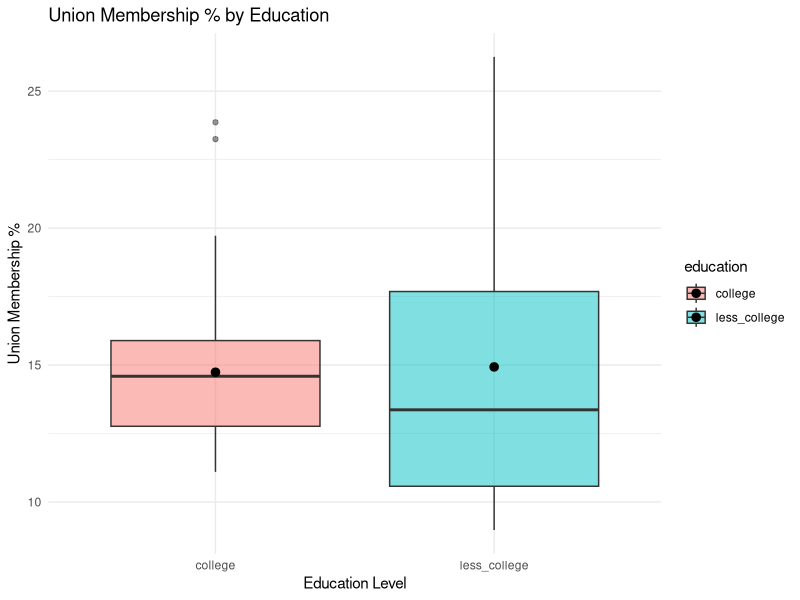
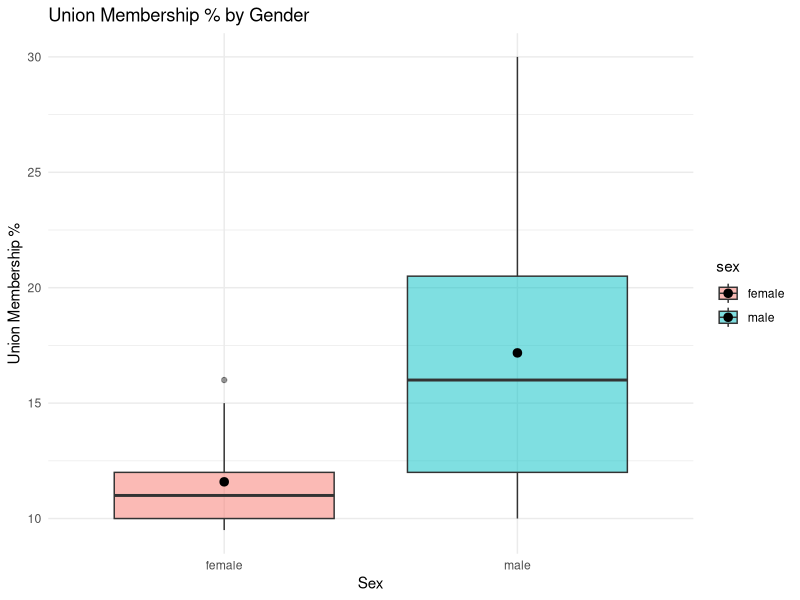
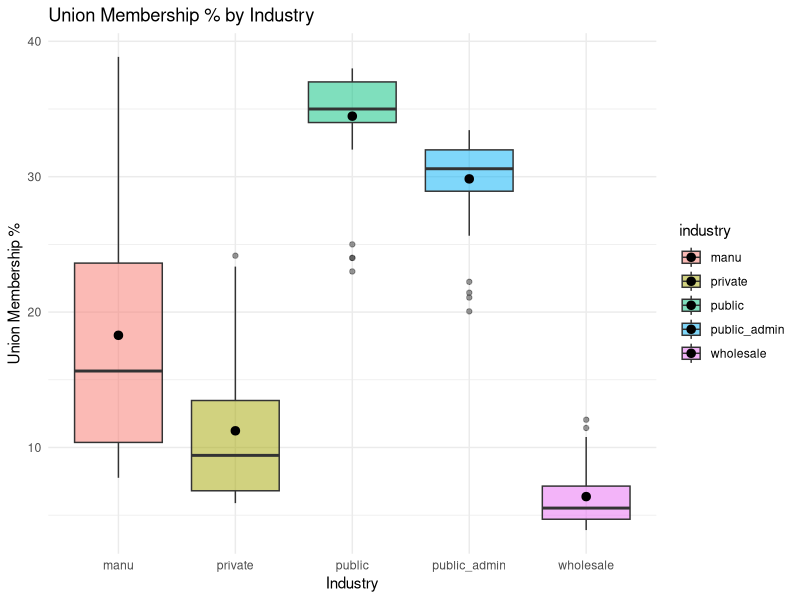
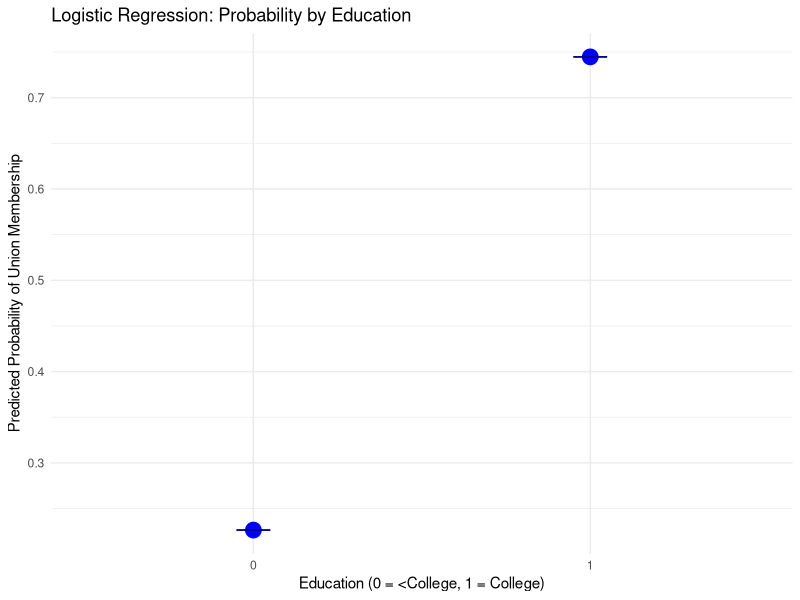
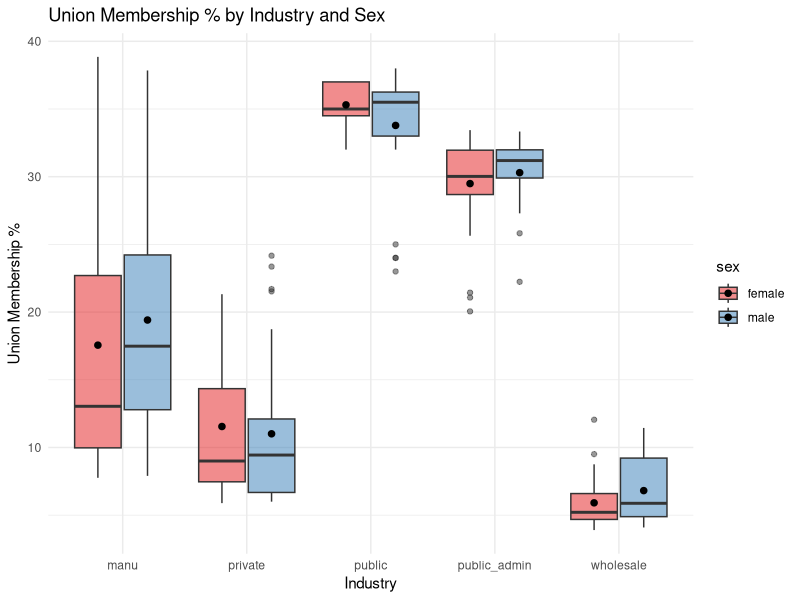
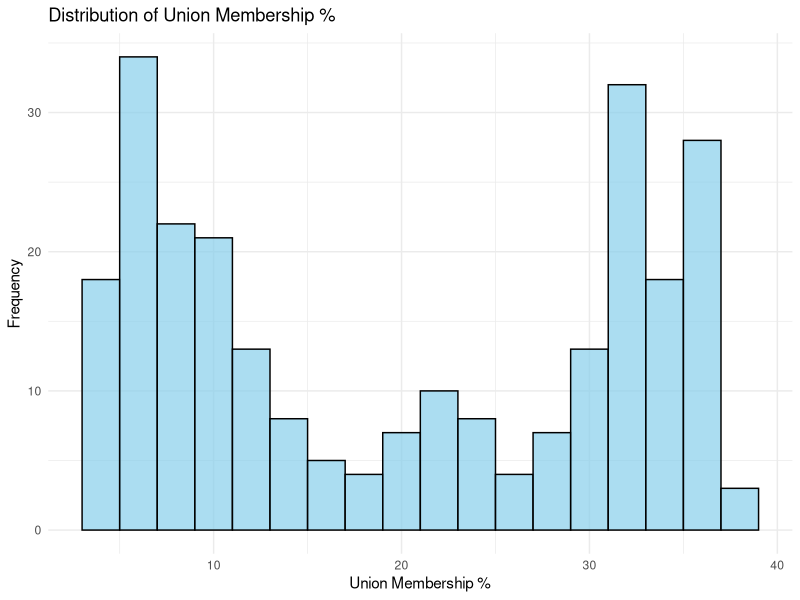
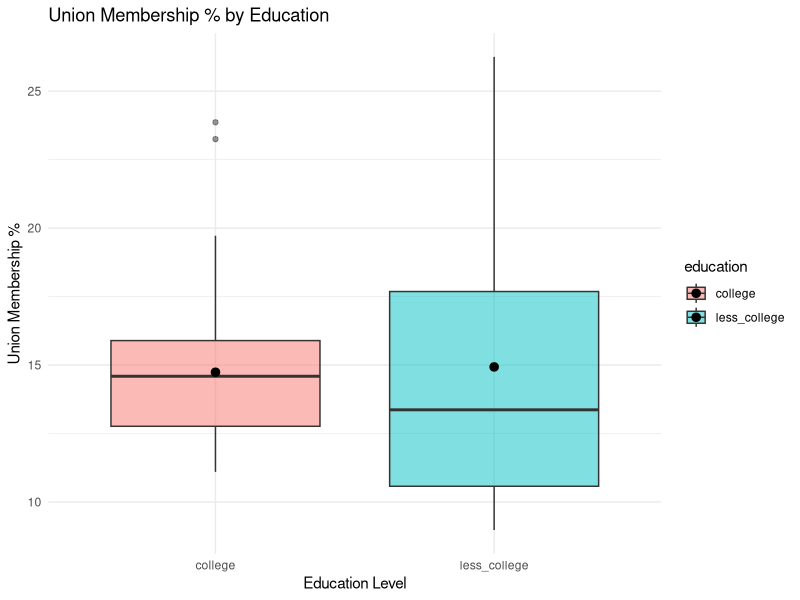
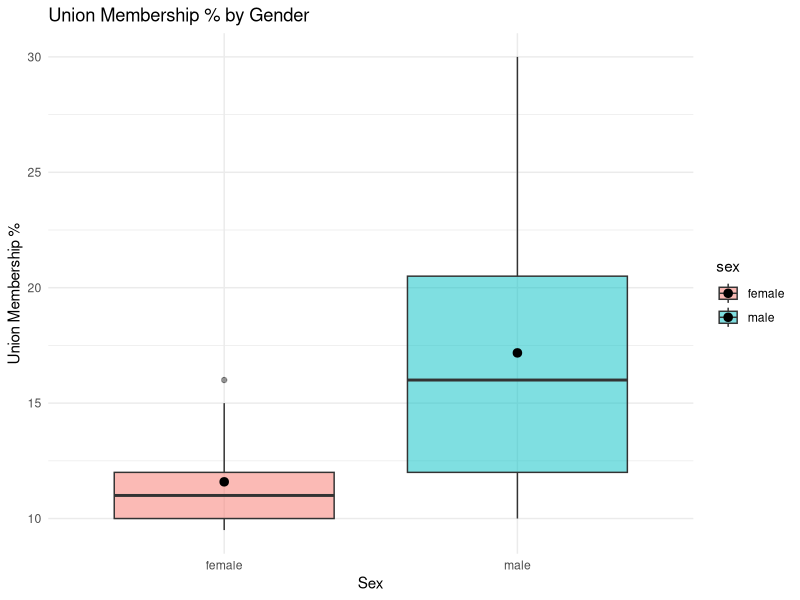

Write R code to recreate these figures, in order.
## ---- chunk 1
library(tidyverse) #Load tidyverse package

# Load and clean education data
# Read CSV for college graduates, skip the first 3 rows (as they are headers) and define column types
college <- read_csv("members_coll_plus.csv", skip = 3, 
                    col_types = list(col_double())) 
# Name columns
names(college) <- c("year", "sample_size","employment","members","covered",
                    "perc_mem","per_coverage")
# Clean percentage columns (truncate characters)
college$perc_mem <- as.numeric(substr(college$perc_mem, 1, 10))
college$per_coverage <- as.numeric(substr(college$per_coverage, 1, 10))
# Remove the last row (NA row that had copyright information)
college <- college[-52,]
# Add identifier for education level
college$education <- rep("college", 51)

# Repeat the same process for workers with less than a college degree
less_college <- read_csv("members_less_th_coll (1).csv", skip = 3,
                    col_types = list(col_double()))
names(less_college) <- c("year", "sample_size","employment","members","covered",
                         "perc_mem","per_coverage")
less_college$perc_mem <- as.numeric(substr(less_college$perc_mem, 1, 10))
less_college$per_coverage <- as.numeric(substr(less_college$per_coverage, 1, 10))
less_college <- less_college[-52,]
less_college$education <- rep("less_college", 51)

# Load and clean Gender data
# Female
female <- read_csv("members_fem (2).csv", skip = 3,
                    col_types = list(col_double()))
names(female) <- c("year", "sample_size","employment","members","covered",
                         "perc_mem","per_coverage")
female$perc_mem <- as.numeric(substr(female$perc_mem, 1, 3))
female$per_coverage <- as.numeric(substr(female$per_coverage, 1, 3))
female <- female[-52,]
female$sex <- rep("female", 51)


# Male
male <- read_csv("members_male (2).csv", skip = 3,
                    col_types = list(col_double())) 
names(male) <- c("year", "sample_size","employment","members","covered",
                "perc_mem","per_coverage")
male$perc_mem <- as.numeric(substr(male$perc_mem, 1, 3))
male$per_coverage <- as.numeric(substr(male$per_coverage, 1, 3))
male <- male[-52,]
male$sex <- rep("male", 51)

# Load and clean Sector/Industry data
# Public sector
public <- read_csv("Public.csv", skip = 2,
                    col_types = list(col_double())) 
names(public) <- c("year", "sample_size","employment","members","covered",
                   "perc_mem","per_coverage")
public$perc_mem <- as.numeric(substr(public$perc_mem, 1, 3))
public$per_coverage <- as.numeric(substr(public$per_coverage, 1, 3))
public <- public[-52,c(1:7)]
public$industry <- rep("public", 51)

# Private sector
private <- read_csv("members_priv.csv", skip = 3,
                    col_types = list(col_double())) 
names(private) <-c("year", "sample_size","employment","members","covered",
                   "perc_mem","per_coverage")
private$perc_mem <- as.numeric(substr(private$perc_mem, 1, 10))
private$per_coverage <- as.numeric(substr(private$per_coverage, 1, 10))
private <- private[-52,]
private$industry <- rep("private", 51)

# Manufacturing
manufacturing <- read_csv("members_manuf.csv", skip = 3,
                    col_types = list(col_double())) 
names(manufacturing) <- c("year", "sample_size","employment","members","covered",
                          "perc_mem","per_coverage")
manufacturing$perc_mem <- as.numeric(substr(manufacturing$perc_mem, 1, 10))
manufacturing$per_coverage <- as.numeric(substr(manufacturing$per_coverage, 1, 10))
manufacturing <- manufacturing[-52,]
manufacturing$industry <- rep("manu", 51)

# Wholesale/Retail
wholesale <- read_csv("members_whole_ret.csv", skip = 3,
                    col_types = list(col_double())) 
names(wholesale) <- c("year", "sample_size","employment","members","covered",
                      "perc_mem","per_coverage")
wholesale$perc_mem <- as.numeric(substr(wholesale$perc_mem, 1, 10))
wholesale$per_coverage <- as.numeric(substr(wholesale$per_coverage, 1, 10))
wholesale <- wholesale[-52,]
wholesale$industry <- rep("wholesale", 51)

# Public administration
public_admin <- read_csv("members_public_admin.csv", skip = 3,
                    col_types = list(col_double()))
names(public_admin) <- c("year", "sample_size","employment","members","covered",
                         "perc_mem","per_coverage")
public_admin$perc_mem <- as.numeric(substr(public_admin$perc_mem, 1, 10))
public_admin$per_coverage <- as.numeric(substr(public_admin$per_coverage, 1, 10))
public_admin <- public_admin[-52,]
public_admin$industry <- rep("public_admin", 51)

# Combine and save processed data sets

### Table for model with education: Combine college and less_college into a single education dataset
education_data <- tibble(rbind(college, less_college))
write_csv(education_data, file = "education_data.csv")

### Table for model with gender: Combine male and female into a single sex data set
sex_data <- tibble(rbind(male, female))
write_csv(sex_data, file = "sex_data.csv")

### Table for model with industry: Combine all industry/sector groups into a single industry data set
industry_data <- tibble(rbind(private, public, manufacturing,
                              wholesale, public_admin))
write_csv(industry_data, file = "industry_data.csv")

## ---- chunk 2
#load packages and read data
library(tidyverse)

education_data <- read_csv(file="../Project 1/Data/education_data.csv")
sex_data <- read_csv(file="../Project 1/Data/sex_data.csv")
industry_data <- read_csv(file="../Project 1/Data/industry_data.csv")

## ---- chunk 3

### Model 1: Linear Regression with Education
# Predicts union membership percentage based on education level
mod1<-lm(perc_mem~education, data=education_data)
# Output summary of the model
summary(mod1)

### Model 2: Linear Regression with Gender (Sex)
# Predicts union membership percentage based on sex
mod2<-lm(perc_mem~sex, data=sex_data)
summary(mod2)

### Model 3: Linear Regression with Industry
# Predicts union membership percentage based on industry
mod3<-lm(perc_mem~industry, data=industry_data)
summary(mod3)

### Load libraries
library(ggplot2) # For data visualization
library(dplyr)   # For data manipulation (if needed)
library(Hmisc)   # For mean_cl_boot confidence intervals

### Table 1: Boxplot of Union Membership % by Education Level
plot1 <- ggplot(education_data, aes(x = education, y = perc_mem, fill = education)) +
  geom_boxplot(alpha = 0.5) + # Semi-transparent boxplot
  stat_summary(fun = mean, geom = "point", shape = 20, size = 4, color = "black") +
  labs(title = "Union Membership % by Education",
       x = "Education Level", y = "Union Membership %") +
  theme_minimal() 

ggsave("table1_education.png", plot = plot1, width = 6, height = 4, dpi = 300)
print(plot1) # Display plot

### Table 2: Boxplot of Union Membership % by Sex
plot2 <- ggplot(sex_data, aes(x = sex, y = perc_mem, fill = sex)) +
  geom_boxplot(alpha = 0.5) +
  stat_summary(fun = mean, geom = "point", shape = 20, size = 4, color = "black") +
  labs(title = "Union Membership % by Gender",
       x = "Sex", y = "Union Membership %") +
  theme_minimal()

ggsave("table2_sex.png", plot = plot2, width = 6, height = 4, dpi = 300)
print(plot2)

### Table 3: Boxplot of Union Membership % by Industry
plot3 <- ggplot(industry_data, aes(x = industry, y = perc_mem, fill = industry)) +
  geom_boxplot(alpha = 0.5) +
  stat_summary(fun = mean, geom = "point", shape = 20, size = 4, color = "black") +
  labs(title = "Union Membership % by Industry",
       x = "Industry", y = "Union Membership %") +
  theme_minimal()

ggsave("table3_industry.png", plot = plot3, width = 7, height = 4, dpi = 300)
print(plot3)

### Table 4: Logistic Regression - Predicted Probability by Education
set.seed(123)  # For reproducibility
n <- 100  # Sample size for simulation
education <- rbinom(n, 1, 0.5)  # Simulate education variable (0 = <College, 1 = College)

# Generate probabilities using a logistic model
prob_union <- 1 / (1 + exp(-( -1 + 2 * education )))  

# Simulate union membership outcome based on probabilities
union_member <- rbinom(n, 1, prob_union)

# Create data frame for modeling
df2 <- data.frame(union_member, education)

# Fit logistic regression model
model2 <- glm(union_member ~ education, data = df2, family = binomial)
df2$predicted_prob <- predict(model2, type = "response")  # Get predicted probabilities

# Plot predicted probabilities by education level
plot5 <- ggplot(df2, aes(x = factor(education), y = predicted_prob)) +
  stat_summary(fun = mean, geom = "point", size = 5, color = "blue") +  # Show mean probabilities
  stat_summary(fun.data = mean_cl_boot, geom = "errorbar", width = 0.1, color = "darkblue") + # Add error bars
  labs(
    x = "Education (0 = <College, 1 = College)",
    y = "Predicted Probability of Union Membership",
    title = "Logistic Regression: Probability by Education"
  ) +
  theme_minimal()

ggsave("table5_logistic_education.png", plot = plot5, width = 6, height = 4, dpi = 300)
print(plot5)

### Table 5: Multivariate Plot - Union Membership % by Industry and Sex
set.seed(123)  # For reproducibility
industry_data$sex <- sample(c("male", "female"), size = nrow(industry_data), replace = TRUE)  # Simulate sex variable

# Create multivariate boxplot
plot_multi <- ggplot(industry_data, aes(x = industry, y = perc_mem, fill = sex)) +
  geom_boxplot(alpha = 0.5, position = position_dodge(width = 0.8)) + # Separate boxes by sex
  stat_summary(fun = mean, geom = "point", aes(group = sex), 
                position = position_dodge(width = 0.8), shape = 20, size = 3, color = "black") +
  labs(title = "Union Membership % by Industry and Sex",
       x = "Industry", 
       y = "Union Membership %") +
  theme_minimal() +
  scale_fill_brewer(palette = "Set1") # Use color palette for better visualization

ggsave("table4_multivariate.png", plot = plot_multi, width = 8, height = 5, dpi = 300)
print(plot_multi)

### Table 6: Univariate Plot - Histogram of Union Membership %
# Visualize distribution of union membership percentages
plot_uni <- ggplot(industry_data, aes(x = perc_mem)) +
  geom_histogram(binwidth = 2, fill = "skyblue", color = "black", alpha = 0.7) + # Histogram settings
  labs(title = "Distribution of Union Membership %",
       x = "Union Membership %",
       y = "Frequency") +
  theme_minimal()

print(plot_uni)
ggsave("table5_univariate_histogram.png", plot = plot_uni, width = 6, height = 4, dpi = 300)
